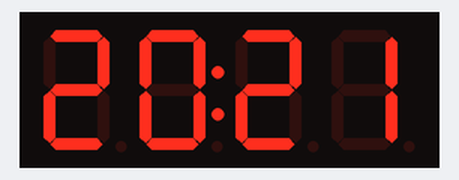
A sketch run on a simulated Arduino Uno, built with avr-gcc and run on an emulated ATmega328P. On the bench: 4-digit seven-segment display.

Above: at 0.1 s.
At 60.1 s:
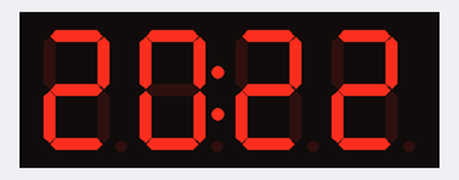
At 120.1 s:
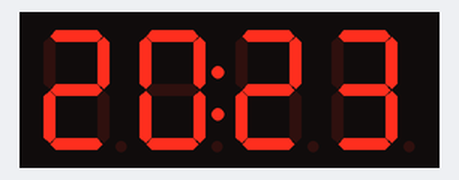

The sketch:

4Digit_7segment_Display.ino
```cpp
#include <TM1637Display.h>
#include <TimeLib.h>

///////////////////////////////
//  Constant definition

int CLK = 2;
int DIO = 3;
int cont = 0;

TM1637Display display(CLK, DIO);

///////////////////////////////
//  Code

void setup() {
  // put your setup code here, to run once:
  display.setBrightness(5);
  //Set time in (hour, minute, seconds, day, month, year) format.
  setTime(20, 21, 0, 19, 1, 2021);
}

void loop() {
  // Second parameter of DecEx version of showNumber activates the
  // two points in between of hours and minutes.
  display.showNumberDecEx(hour(), 0b01000000, false, 2, 0);
  display.showNumberDec(minute(), false, 2, 2);
  delay(60000);
}
```

Measured:
- what the display in image 1 shows lasts 60.0 s, from 60.1 s to 120.1 s
